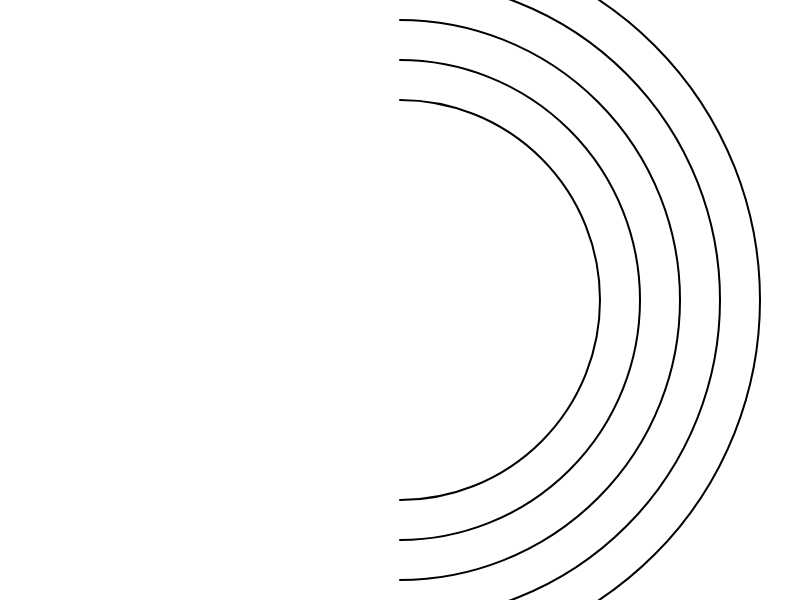
Frame 1 (no input)
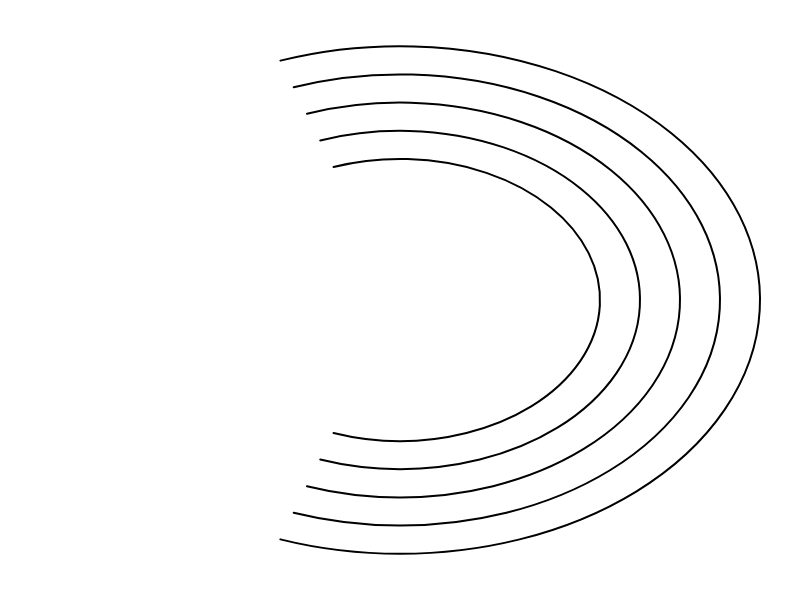
Frame 60 (no input)
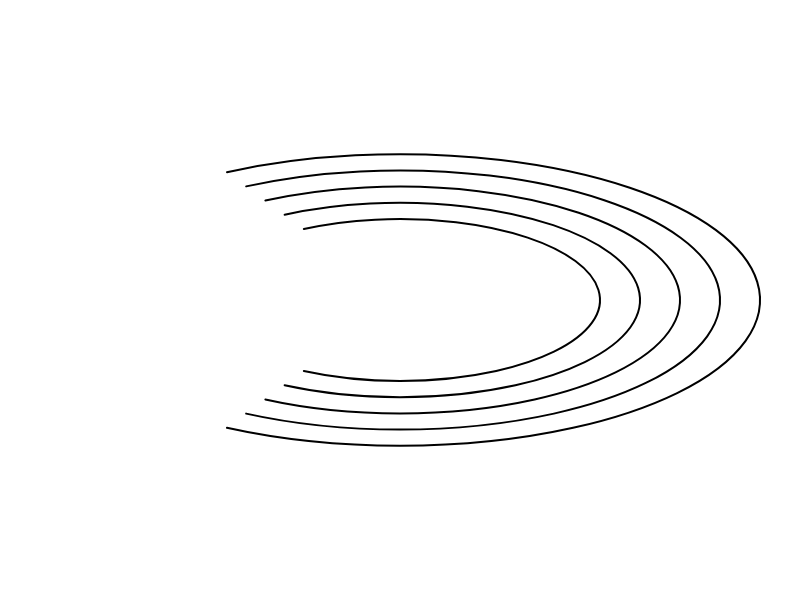
Frame 120 (the mouse pressed at the canvas centre since frame 60)

The p5.js sketch that drew these frames (run headless with seeded random() and noise() and a simulated clock; from frame 60 on, the mouse is pressed at the canvas centre):

// p5.js sketch
// ── sketch.js
let animationProgress = 0; // Tracks the progress of the animation (0 = arches, 1 = lines)
const numArches = 5; // Number of concentric arches
const maxRadius = 200; // Maximum radius of the arches
const centerX = 400; // Center X of the canvas
const centerY = 300; // Center Y of the canvas

function setup() {
    createCanvas(800, 600); // Set up the canvas
    noFill(); // No fill for the arches and lines
    stroke(0); // Black stroke color
    strokeWeight(2); // Stroke weight for visibility
}

function draw() {
    background(255); // Clear the canvas each frame

    // Animate the arches into horizontal lines
    for (let i = 0; i < numArches; i++) {
        const radius = maxRadius + i * 40; // Radius for each arch
        const startAngle = -HALF_PI; // Start angle of the arch
        const endAngle = HALF_PI; // End angle of the arch

        // Interpolate between the arch and the line
        const animatedStartAngle = lerp(startAngle, -PI, animationProgress);
        const animatedEndAngle = lerp(endAngle, PI, animationProgress);

        // Draw the animated arch (flattening into a line)
        arc(
            centerX,
            centerY,
            radius * 2,
            radius * 2 * (1 - animationProgress), // Flatten the height of the arch
            animatedStartAngle,
            animatedEndAngle
        );
    }

    // Update the animation progress
    if (animationProgress < 1) {
        animationProgress += 0.005; // Adjust speed of animation
    }
}
